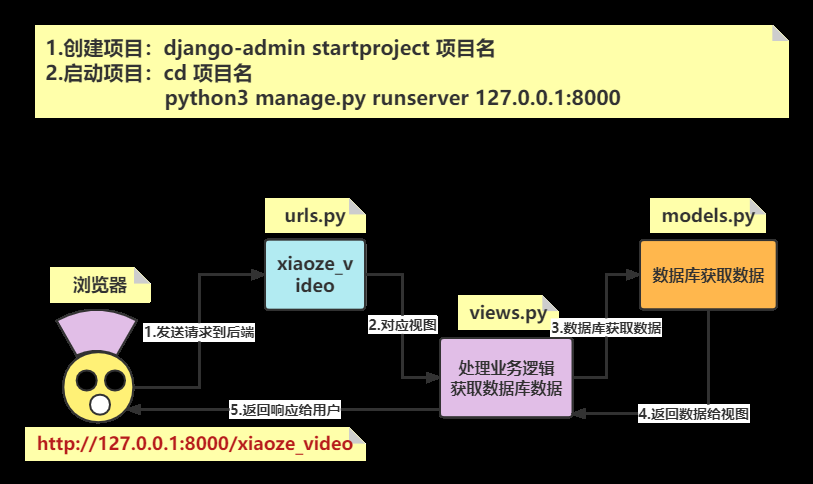
#> input picture Month05/day07/imgs/01_DJANGO项目流程.png, 813 x 484 px, given as the content of the folder /home/tarena/MagneticTile, which was not available
$ python 01_tile_sample_enhance.py
#> lines starting #> are read from the running program, lines starting #| are printed output that depends on the picture; pictures that were not available may be replaced by others from this repository, and a replacement may not be noted
# 01_tile_sample_enhance.py
# 瓷砖样本增强处理
import cv2
import numpy as np
import os
from global_var import *
from math import *

# 不切边旋转
def remote(img, angle):
    h, w = img.shape[:2]
    h_new = int(w * fabs(sin(radians(angle))) + h * fabs(cos(radians(angle))))
    w_new = int(h * fabs(sin(radians(angle))) + w * fabs(cos(radians(angle))))

    matRotation = cv2.getRotationMatrix2D((w / 2, h / 2), angle, 1)

    matRotation[0, 2] += (w_new - w) / 2
    matRotation[1, 2] += (h_new - h) / 2

    imgRotation = cv2.warpAffine(img, matRotation, (w_new, h_new), borderValue=(255, 255, 255))

    return imgRotation

def rotate(img, angle, center=None, scale=1.0):
    """
    图像旋转变换
    :param img: 原始图像数据
    :param angle: 旋转角度
    :param center: 旋转中心，如果为None则以原图中心为旋转中心
    :param scale: 缩放比例，默认为1
    :return: 返回旋转后的图像
    """
    h, w = img.shape[:2]  # 获取图像高、宽

    # 旋转中心默认为图像中心
    if center is None:
        center = (w / 2, h / 2)

    # 计算旋转矩阵
    M = cv2.getRotationMatrix2D(center, angle, scale)

    # 使用openCV仿射变换实现函数旋转
    rotated = cv2.warpAffine(img, M, (w, h))

    return rotated  # 返回旋转后的矩阵

def rotate_all(): # 旋转增强处理
    dirs = os.listdir(data_root_path) # 列出所有文件和子目录
    for d in dirs: # 遍历
        # 拼接子目录完整路径
        sub_dir = os.path.join(data_root_path, d)
        img_sub_dir = os.path.join(sub_dir, "Imgs")

        if not os.path.isdir(img_sub_dir): # 不是目录
            continue

        imgs = os.listdir(img_sub_dir) # 列出所有图片
        for fn in imgs:
            # 拼接图片完整路径
            img_path = os.path.join(img_sub_dir, fn)

            # 读取图像数据
            im = cv2.imread(img_path)
#> im is the input picture: shape (484, 813, 3); mean B, G, R 57, 77.1, 79.4

            # 取出图片的文件部分、后缀名，用于拼接旋转的图片的名称
            pos = fn.find(".") # 返回圆点的位置
            name = fn[0:pos] # 文件名部分
            suffix = fn[pos:] # 后缀名部分

            # 按每45°旋转一个图像
            for i in range(1, 8):
                img_new = remote(im, i * 45) # 不切边旋转
                # 拼接旋转得到的新的图像的名称
                new_name = "%s_rotate_%d%s" % (name, i, suffix)
                new_path = os.path.join(img_sub_dir, new_name)
                # 保存图像
                cv2.imwrite(new_path, img_new)
                print("Save OK:", new_path)
#> this loop made 7 passes
#> pass 1, in remote, `imgRotation = cv2.warpAffine(img, matRotation, (w_new, h_new), borderV..`:
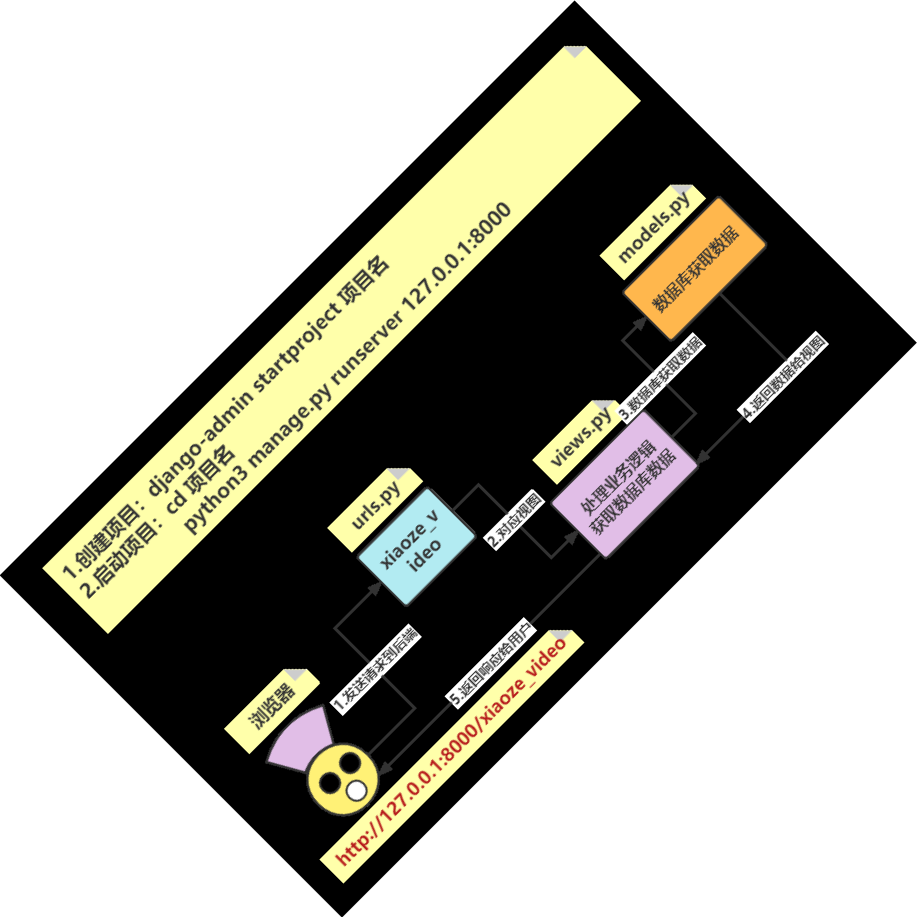
#> imgRotation: shape (917, 917, 3); mean B, G, R 162.4, 171.7, 172.8
#> pass 2, in remote (call 2), `imgRotation = cv2.warpAffine(img, matRotation, (w_new, h_new), borderV..`:
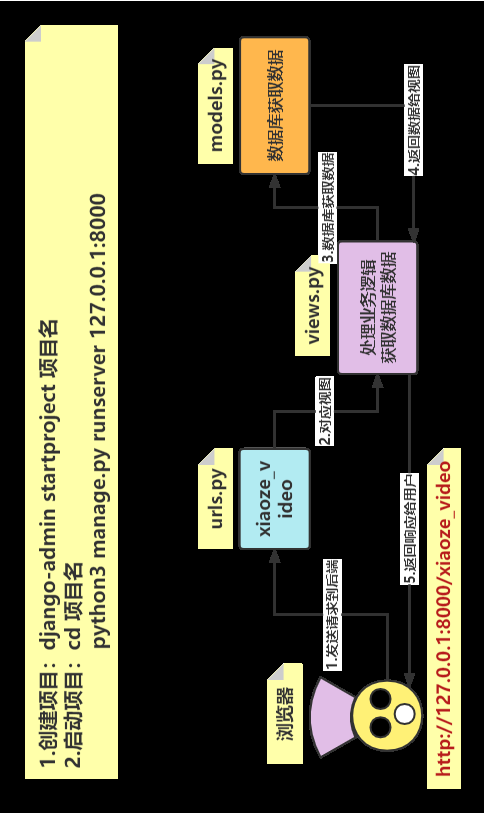
#> imgRotation: shape (813, 484, 3); mean B, G, R 57.4, 77.4, 79.7
#> pass 3, in remote (call 3), `imgRotation = cv2.warpAffine(img, matRotation, (w_new, h_new), borderV..`:
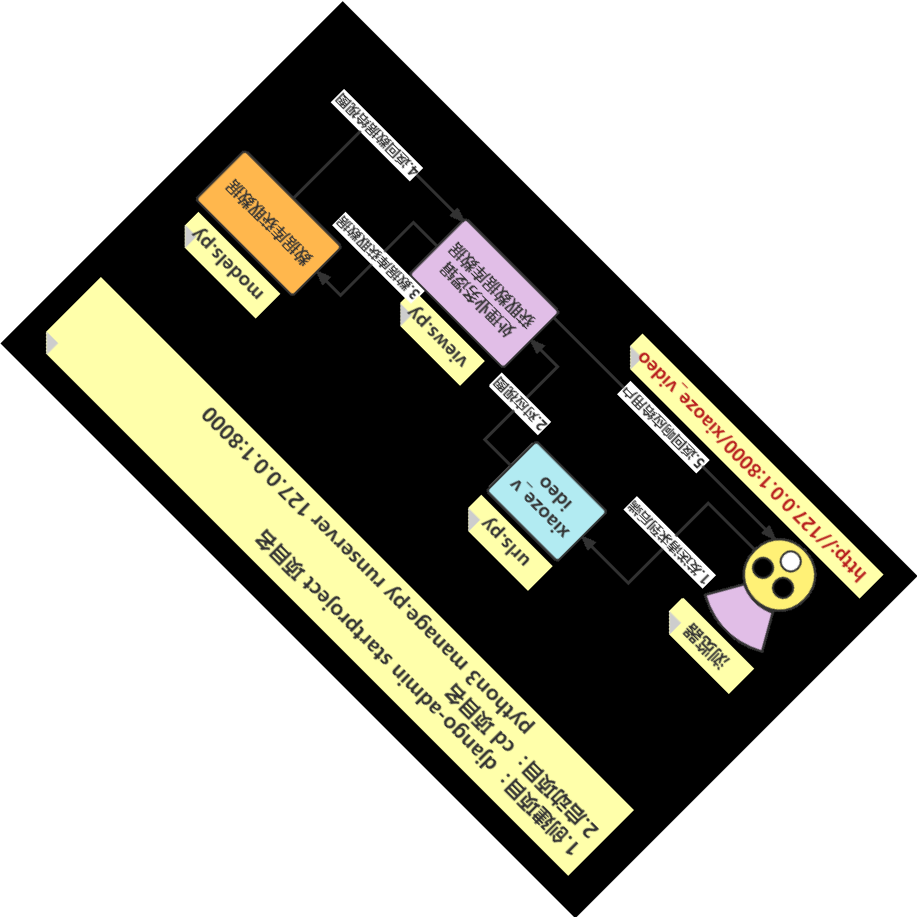
#> imgRotation: shape (917, 917, 3); mean B, G, R 162.4, 171.7, 172.8


if __name__ == "__main__":
    rotate_all() # 旋转增强
    # 其它增强方式添加在这里......
    # 也可以在这里单独对数量较少的类别做数据增强
    print("数据增强处理结束.")
